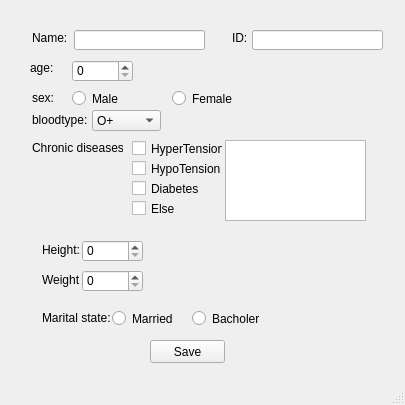
<?xml version="1.0" encoding="UTF-8"?>
<ui version="4.0">
 <class>MainWindow</class>
 <widget class="QMainWindow" name="MainWindow">
  <property name="geometry">
   <rect>
    <x>0</x>
    <y>0</y>
    <width>405</width>
    <height>405</height>
   </rect>
  </property>
  <property name="windowTitle">
   <string>MainWindow</string>
  </property>
  <widget class="QWidget" name="centralwidget">
   <widget class="QTextEdit" name="textEdit">
    <property name="geometry">
     <rect>
      <x>225</x>
      <y>140</y>
      <width>141</width>
      <height>81</height>
     </rect>
    </property>
   </widget>
   <widget class="QLabel" name="label_7">
    <property name="geometry">
     <rect>
      <x>42</x>
      <y>270</y>
      <width>47</width>
      <height>20</height>
     </rect>
    </property>
    <property name="text">
     <string>Weight</string>
    </property>
   </widget>
   <widget class="QCheckBox" name="checkBox_4">
    <property name="geometry">
     <rect>
      <x>132</x>
      <y>200</y>
      <width>91</width>
      <height>17</height>
     </rect>
    </property>
    <property name="text">
     <string>Else</string>
    </property>
   </widget>
   <widget class="QCheckBox" name="checkBox_3">
    <property name="geometry">
     <rect>
      <x>132</x>
      <y>180</y>
      <width>91</width>
      <height>17</height>
     </rect>
    </property>
    <property name="text">
     <string>Diabetes</string>
    </property>
   </widget>
   <widget class="QCheckBox" name="checkBox_2">
    <property name="geometry">
     <rect>
      <x>132</x>
      <y>160</y>
      <width>91</width>
      <height>17</height>
     </rect>
    </property>
    <property name="text">
     <string>HypoTension </string>
    </property>
   </widget>
   <widget class="QRadioButton" name="radioButton_4">
    <property name="geometry">
     <rect>
      <x>112</x>
      <y>310</y>
      <width>82</width>
      <height>17</height>
     </rect>
    </property>
    <property name="text">
     <string>Married</string>
    </property>
   </widget>
   <widget class="QSpinBox" name="spinBox">
    <property name="geometry">
     <rect>
      <x>72</x>
      <y>60</y>
      <width>61</width>
      <height>22</height>
     </rect>
    </property>
   </widget>
   <widget class="QLabel" name="label_6">
    <property name="geometry">
     <rect>
      <x>42</x>
      <y>240</y>
      <width>47</width>
      <height>20</height>
     </rect>
    </property>
    <property name="text">
     <string>Height:</string>
    </property>
   </widget>
   <widget class="QLabel" name="label_3">
    <property name="geometry">
     <rect>
      <x>32</x>
      <y>90</y>
      <width>47</width>
      <height>16</height>
     </rect>
    </property>
    <property name="text">
     <string>sex:</string>
    </property>
   </widget>
   <widget class="QComboBox" name="comboBox">
    <property name="geometry">
     <rect>
      <x>92</x>
      <y>110</y>
      <width>69</width>
      <height>21</height>
     </rect>
    </property>
    <item>
     <property name="text">
      <string>O+</string>
     </property>
    </item>
    <item>
     <property name="text">
      <string>O-</string>
     </property>
    </item>
    <item>
     <property name="text">
      <string>A+</string>
     </property>
    </item>
    <item>
     <property name="text">
      <string>A-</string>
     </property>
    </item>
    <item>
     <property name="text">
      <string>B+</string>
     </property>
    </item>
    <item>
     <property name="text">
      <string>B-</string>
     </property>
    </item>
    <item>
     <property name="text">
      <string>AB+</string>
     </property>
    </item>
    <item>
     <property name="text">
      <string>AB-</string>
     </property>
    </item>
   </widget>
   <widget class="QCheckBox" name="checkBox">
    <property name="geometry">
     <rect>
      <x>132</x>
      <y>140</y>
      <width>91</width>
      <height>17</height>
     </rect>
    </property>
    <property name="text">
     <string>HyperTension</string>
    </property>
   </widget>
   <widget class="QLineEdit" name="lineEdit">
    <property name="geometry">
     <rect>
      <x>74</x>
      <y>30</y>
      <width>131</width>
      <height>20</height>
     </rect>
    </property>
   </widget>
   <widget class="QLabel" name="label_8">
    <property name="geometry">
     <rect>
      <x>42</x>
      <y>310</y>
      <width>71</width>
      <height>16</height>
     </rect>
    </property>
    <property name="text">
     <string>Marital state:</string>
    </property>
   </widget>
   <widget class="QLabel" name="label_4">
    <property name="geometry">
     <rect>
      <x>32</x>
      <y>110</y>
      <width>61</width>
      <height>20</height>
     </rect>
    </property>
    <property name="text">
     <string>bloodtype:</string>
    </property>
   </widget>
   <widget class="QLabel" name="label_2">
    <property name="geometry">
     <rect>
      <x>30</x>
      <y>60</y>
      <width>47</width>
      <height>16</height>
     </rect>
    </property>
    <property name="text">
     <string>age:</string>
    </property>
   </widget>
   <widget class="QRadioButton" name="radioButton_2">
    <property name="geometry">
     <rect>
      <x>172</x>
      <y>90</y>
      <width>82</width>
      <height>17</height>
     </rect>
    </property>
    <property name="text">
     <string>Female</string>
    </property>
    <attribute name="buttonGroup">
     <string notr="true">buttonGroup</string>
    </attribute>
   </widget>
   <widget class="QRadioButton" name="radioButton_3">
    <property name="geometry">
     <rect>
      <x>192</x>
      <y>310</y>
      <width>82</width>
      <height>17</height>
     </rect>
    </property>
    <property name="text">
     <string>Bacholer</string>
    </property>
   </widget>
   <widget class="QSpinBox" name="spinBox_3">
    <property name="geometry">
     <rect>
      <x>82</x>
      <y>270</y>
      <width>61</width>
      <height>22</height>
     </rect>
    </property>
    <property name="maximum">
     <number>200</number>
    </property>
   </widget>
   <widget class="QLabel" name="label_9">
    <property name="geometry">
     <rect>
      <x>232</x>
      <y>30</y>
      <width>47</width>
      <height>16</height>
     </rect>
    </property>
    <property name="text">
     <string>ID:</string>
    </property>
   </widget>
   <widget class="QSpinBox" name="spinBox_2">
    <property name="geometry">
     <rect>
      <x>82</x>
      <y>240</y>
      <width>61</width>
      <height>22</height>
     </rect>
    </property>
    <property name="maximum">
     <number>250</number>
    </property>
   </widget>
   <widget class="QLabel" name="label">
    <property name="geometry">
     <rect>
      <x>32</x>
      <y>30</y>
      <width>47</width>
      <height>16</height>
     </rect>
    </property>
    <property name="text">
     <string>Name: </string>
    </property>
   </widget>
   <widget class="QLineEdit" name="lineEdit_2">
    <property name="geometry">
     <rect>
      <x>252</x>
      <y>30</y>
      <width>131</width>
      <height>20</height>
     </rect>
    </property>
   </widget>
   <widget class="QLabel" name="label_5">
    <property name="geometry">
     <rect>
      <x>32</x>
      <y>140</y>
      <width>91</width>
      <height>16</height>
     </rect>
    </property>
    <property name="text">
     <string>Chronic diseases: </string>
    </property>
   </widget>
   <widget class="QRadioButton" name="radioButton">
    <property name="geometry">
     <rect>
      <x>72</x>
      <y>90</y>
      <width>82</width>
      <height>17</height>
     </rect>
    </property>
    <property name="text">
     <string>Male</string>
    </property>
    <attribute name="buttonGroup">
     <string notr="true">buttonGroup</string>
    </attribute>
   </widget>
   <widget class="QPushButton" name="pushButton">
    <property name="geometry">
     <rect>
      <x>150</x>
      <y>340</y>
      <width>75</width>
      <height>23</height>
     </rect>
    </property>
    <property name="text">
     <string>Save</string>
    </property>
   </widget>
  </widget>
  <widget class="QMenuBar" name="menubar">
   <property name="geometry">
    <rect>
     <x>0</x>
     <y>0</y>
     <width>405</width>
     <height>21</height>
    </rect>
   </property>
  </widget>
  <widget class="QStatusBar" name="statusbar"/>
 </widget>
 <resources/>
 <connections/>
 <buttongroups>
  <buttongroup name="buttonGroup"/>
 </buttongroups>
</ui>
